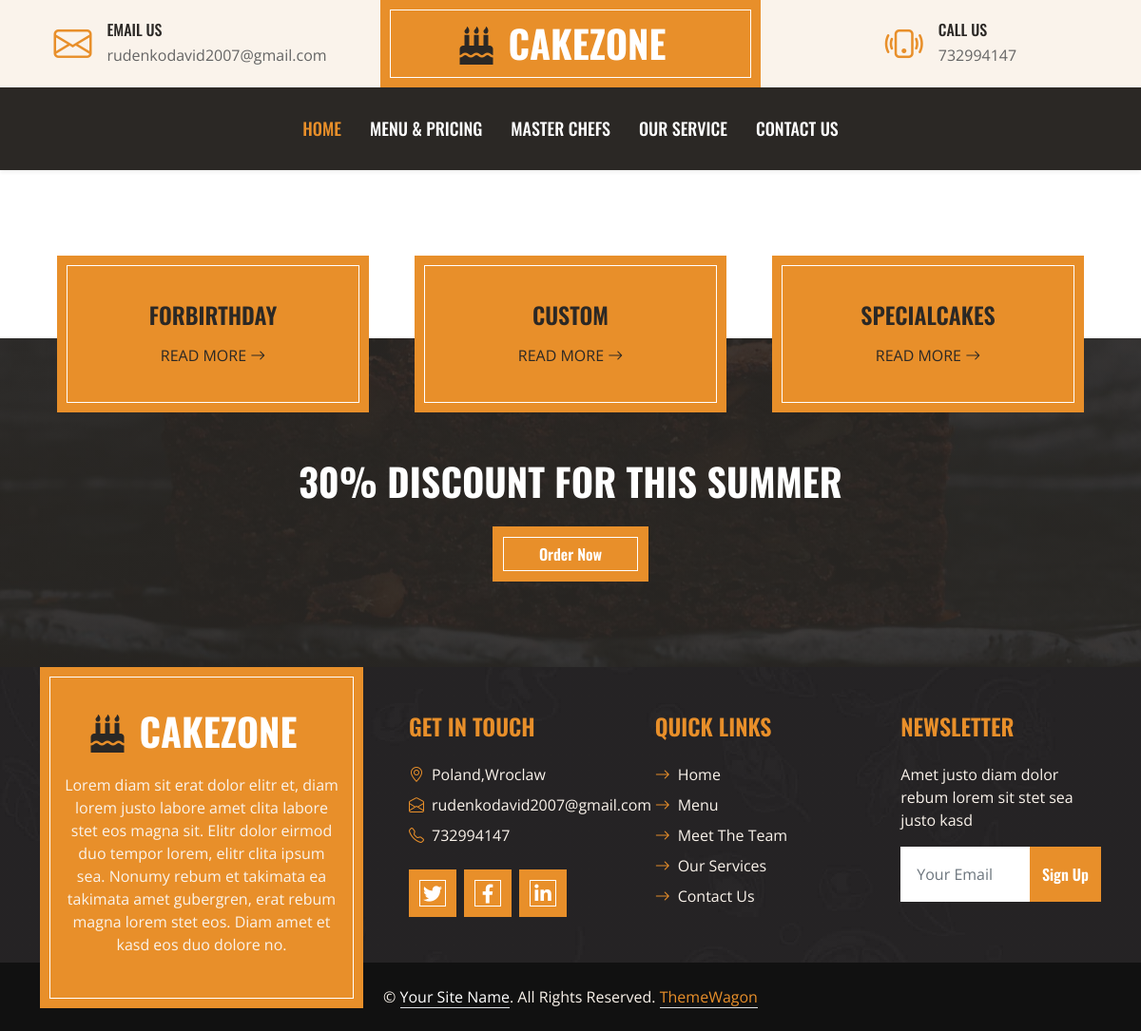
The app's page /service/ with its own data.
### contact/models.py (models this page shows, shortened)
class Information_Contact(models.Model):
    address = models.TextField(default="NewYork")
    phone = models.CharField(max_length=255 , default='1234567890')
    email = models.EmailField(default='None')
    facebook = models.URLField(blank=True)
    twitter = models.URLField(blank=True)
    linkedin = models.URLField(blank=True)
    is_visible = models.BooleanField(default=True)
    class Meta:
        verbose_name = 'Contact Info'
        verbose_name_plural = 'Contacts'

### menu/models.py (models this page shows, shortened)
class Category(models.Model):
    name = models.CharField(max_length=50)
    sort = models.PositiveSmallIntegerField()
    is_visible = models.BooleanField(default=True)
    class Meta:
        verbose_name_plural = 'Categories'
        ordering = ('sort' , )

### service/views.py (the view)
# urls.py: path('', index,name = 'index'),
def index(request):
    categories = Category.objects.filter(is_visible=True)
    context = {
        'categories': categories,
    }
    return render(request, 'service.html', context=context)

### contact/context_processors.py (called while the page is built)
def contacts(request):
    return {
        'index_contacts': Information_Contact.objects.first()
    }

### service/templates/service.html (shortened to what this page needs)
{% extends 'index.html' %}
{% block content %}
    <div class="container-fluid service position-relative px-5" style="margin-top: 90px;">
        <div class="container">
            <div class="row g-5">
                {% for item in categories %}
                    <div class="col-lg-4 col-md-6">
                    <div class="bg-primary border-inner text-center text-white p-5">
                        <h4 class="text-uppercase mb-3">{{ item.name }}</h4>
                        <a class="text-uppercase text-dark" href="{% url 'menu:index' %}#tab-{{ item.pk  }}">Read More <i class="bi bi-arrow-right"></i></a>
                    </div>
                </div>
                {% endfor %}
                <div class="col-lg-12 col-md-6 text-center">
                    <h1 class="text-uppercase text-light mb-4">30% Discount For This Summer</h1>
                    <a href="" class="btn btn-primary border-inner py-3 px-5">Order Now</a>
                </div>
            </div>
        </div>
    </div>
{% endblock %}

### templates/header.html
<div class="container-fluid px-0 d-none d-lg-block">
    <div class="row gx-0">
        <div class="col-lg-4 text-center bg-secondary py-3">
            <div class="d-inline-flex align-items-center justify-content-center">
                <i class="bi bi-envelope fs-1 text-primary me-3"></i>
                <div class="text-start">
                    <h6 class="text-uppercase mb-1">Email Us</h6>
                    <span>{{ index_contacts.email }}</span>
                </div>
            </div>
        </div>
        <div class="col-lg-4 text-center bg-primary border-inner py-3">
            <div class="d-inline-flex align-items-center justify-content-center">
                <a href="index" class="navbar-brand">
                    <h1 class="m-0 text-uppercase text-white"><i class="fa fa-birthday-cake fs-1 text-dark me-3"></i>CakeZone</h1>
                </a>
            </div>
        </div>
        <div class="col-lg-4 text-center bg-secondary py-3">
            <div class="d-inline-flex align-items-center justify-content-center">
                <i class="bi bi-phone-vibrate fs-1 text-primary me-3"></i>
                <div class="text-start">
                    <h6 class="text-uppercase mb-1">Call Us</h6>
                    <span>{{ index_contacts.phone }}</span>
                </div>
            </div>
        </div>
    </div>
</div>

### templates/footer.html (shortened to what this page needs)
 <div class="container-fluid bg-img text-secondary" style="margin-top: 90px">
    <div class="container">
        <div class="row gx-5">
            <div class="col-lg-4 col-md-6 mb-lg-n5">
                <div class="d-flex flex-column align-items-center justify-content-center text-center h-100 bg-primary border-inner p-4">
                    <a href="index.html" class="navbar-brand">
                        <h1 class="m-0 text-uppercase text-white"><i class="fa fa-birthday-cake fs-1 text-dark me-3"></i>CakeZone</h1>
                    </a>
                    <p class="mt-3">Lorem diam sit erat dolor elitr et, diam lorem justo labore amet clita labore stet eos magna sit. Elitr dolor eirmod duo tempor lorem, elitr clita ipsum sea. Nonumy rebum et takimata ea takimata amet gubergren, erat rebum magna lorem stet eos. Diam amet et kasd eos duo dolore no.</p>
                </div>
            </div>
            <div class="col-lg-8 col-md-6">
                <div class="row gx-5">
                    <div class="col-lg-4 col-md-12 pt-5 mb-5">
                        <h4 class="text-primary text-uppercase mb-4">Get In Touch</h4>
                        <div class="d-flex mb-2">
                            <i class="bi bi-geo-alt text-primary me-2"></i>
                            <p class="mb-0">{{ index_contacts.address }}</p>
                        </div>
                        <div class="d-flex mb-2">
                            <i class="bi bi-envelope-open text-primary me-2"></i>
                            <p class="mb-0">{{ index_contacts.email }}</p>
                        </div>
                        <div class="d-flex mb-2">
                            <i class="bi bi-telephone text-primary me-2"></i>
                            <p class="mb-0">{{ index_contacts.phone }}</p>
                        </div>
                        <div class="d-flex mt-4">
                            <a class="btn btn-lg btn-primary btn-lg-square border-inner rounded-0 me-2" href="#"><i class="fab fa-twitter fw-normal"></i></a>
                            <a class="btn btn-lg btn-primary btn-lg-square border-inner rounded-0 me-2" href="#"><i class="fab fa-facebook-f fw-normal"></i></a>
                            <a class="btn btn-lg btn-primary btn-lg-square border-inner rounded-0 me-2" href="#"><i class="fab fa-linkedin-in fw-normal"></i></a>
                        </div>
                    </div>
                    <div class="col-lg-4 col-md-12 pt-0 pt-lg-5 mb-5">
                        <h4 class="text-primary text-uppercase mb-4">Quick Links</h4>
                        <div class="d-flex flex-column justify-content-start">
                            <a class="text-secondary mb-2" href="#"><i class="bi bi-arrow-right text-primary me-2"></i>Home</a>
                            <a class="text-secondary mb-2" href="#"><i class="bi bi-arrow-right text-primary me-2"></i>Menu</a>
                            <a class="text-secondary mb-2" href="#"><i class="bi bi-arrow-right text-primary me-2"></i>Meet The Team</a>
                            <a class="text-secondary mb-2" href="#"><i class="bi bi-arrow-right text-primary me-2"></i>Our Services</a>
                            <a class="text-secondary" href="#"><i class="bi bi-arrow-right text-primary me-2"></i>Contact Us</a>
                        </div>
                    </div>
                    <div class="col-lg-4 col-md-12 pt-0 pt-lg-5 mb-5">
                        <h4 class="text-primary text-uppercase mb-4">Newsletter</h4>
                        <p>Amet justo diam dolor rebum lorem sit stet sea justo kasd</p>
                        <form action="">
                            <div class="input-group">
                                <input type="text" class="form-control border-white p-3" placeholder="Your Email">
                                <button class="btn btn-primary">Sign Up</button>
                            </div>
                        </form>
                    </div>
                </div>
            </div>
        </div>
    </div>
</div>
<div class="container-fluid text-secondary py-4" style="background: #111111;">
    <div class="container text-center">
        <p class="mb-0">&copy; <a class="text-white border-bottom" href="#">Your Site Name</a>. All Rights Reserved.
        <a class="border-bottom" href="https://themewagon.com" target="_blank">ThemeWagon</a>
    </div>
</div>

### static/css/style.css (style rules this page uses)
:root { --primary: #E88F2A; --secondary: #FAF3EB; --light: #FFFFFF; --dark: #2B2825; }
h1, h2, .font-weight-bold { font-weight: 700 !important; }
h3, h4, .font-weight-semi-bold { font-weight: 600 !important; }
h5, h6, .font-weight-medium { font-weight: 500 !important; }
.btn { font-family: 'Oswald', sans-serif; font-weight: 600; transition: .5s; }
.btn-primary { color: #FFFFFF; }
.border-inner { position: relative; }
.border-inner * { position: relative; z-index: 1; }
.border-inner::before { position: absolute; content: ""; top: 10px; right: 10px; bottom: 10px; left: 10px; background: none; border: 1px solid var(--light); z-index: 0; }
.btn-lg-square { width: 50px; height: 50px; }
.btn-square, .btn-sm-square, .btn-lg-square { padding-left: 0; padding-right: 0; text-align: center; }
.service::after, .contact::after { position: absolute; content: ""; width: 100%; height: calc(100% - 45px); top: 135px; left: 0; background: linear-gradient(rgba(43, 40, 37, .9), rgba(43, 40, 37, .9)), url(../img/service.jpg) center center no-repeat; background-size: cover; z-index: -1; }
.bg-img { background: linear-gradient(rgba(43, 40, 37, .5), rgba(43, 40, 37, .5)), url(../img/bg.jpg) center center no-repeat; background-size: cover; }

### records on screen
Information_Contact: email "rudenkodavid2007@gmail.com", phone "732994147", address "Poland,Wroclaw"
Category: name "FORBIRTHDAY"
Category: name "CUSTOM"
Category: name "SPECIALCAKES"
